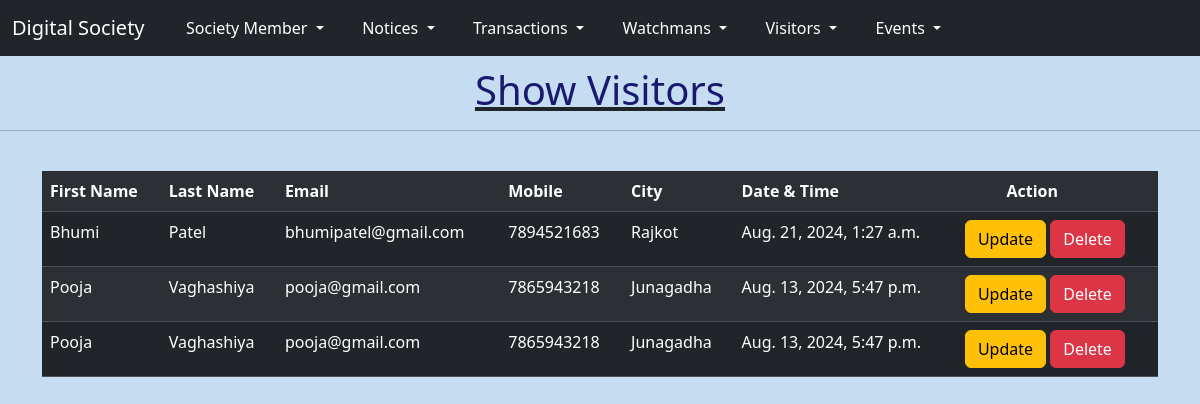
Page /showvisitors/ on the earlier database version.
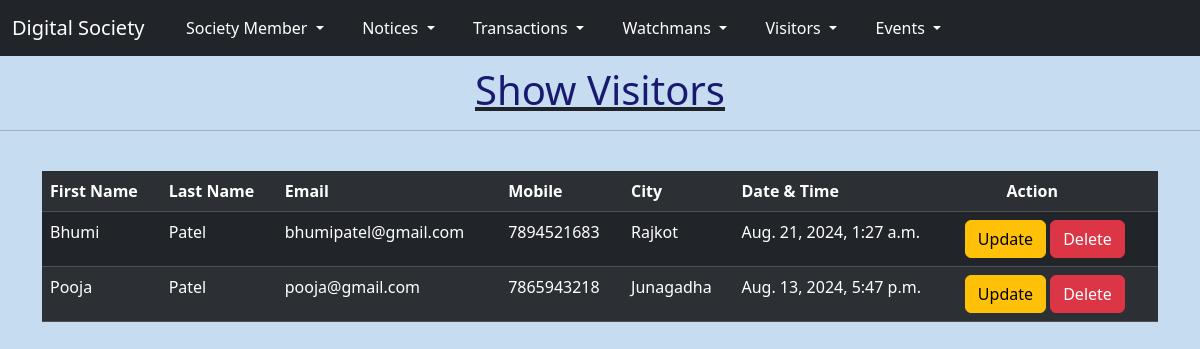
Same page on the later database version.
### myapp/models.py (models this page shows)
class Visitors(models.Model):
    firstname=models.CharField(max_length=20)
    lastname=models.CharField(max_length=20)
    email=models.EmailField()
    mobile=models.BigIntegerField()
    city=models.CharField(max_length=20)
    datetime=models.DateTimeField()

### myapp/views.py (the view)
# urls.py: path('showvisitors/',views.showvisitors,name='showVisitors'),
def showvisitors(request):
    allvisitors = Visitors.objects.all()
    return render(request,'showvisitors.html',{'allvisitors':allvisitors})

### myapp/templates/showvisitors.html (shortened to what this page needs)
<!DOCTYPE html>
<html lang="en">
    <head>
        <link
            href="https://cdn.jsdelivr.net/npm/bootstrap@5.3.3/dist/css/bootstrap.min.css"
            rel="stylesheet"
>
    </head>
    <body>
        <nav class="navbar navbar-expand-lg navbar-dark bg-dark">
            <div class="container-fluid">
                <a class="navbar-brand" href="#">Digital Society</a>
                <div class="collapse navbar-collapse"
                    id="navbarNavDarkDropdown">
                    <ul class="navbar-nav">
                        <li class="nav-item dropdown">
                            <button class="btn btn-dark dropdown-toggle"
                                data-bs-toggle="dropdown"
                                aria-expanded="false">Society Member
                            </button>
                        </li>
                    </ul>
                    <ul class="navbar-nav">
                        <li class="nav-item dropdown">
                            <button class="btn btn-dark dropdown-toggle"
                                data-bs-toggle="dropdown"
                                aria-expanded="false">Notices
                            </button>
                        </li>
                    </ul>
                    <ul class="navbar-nav">
                        <li class="nav-item dropdown">
                            <button class="btn btn-dark dropdown-toggle"
                                data-bs-toggle="dropdown"
                                aria-expanded="false">Transactions
                            </button>
                        </li>
                    </ul>
                    <ul class="navbar-nav">
                        <li class="nav-item dropdown">
                            <button class="btn btn-dark dropdown-toggle"
                                data-bs-toggle="dropdown"
                                aria-expanded="false">Watchmans
                            </button>
                        </li>
                    </ul>
                    <ul class="navbar-nav">
                        <li class="nav-item dropdown">
                            <button class="btn btn-dark dropdown-toggle"
                                data-bs-toggle="dropdown"
                                aria-expanded="false">Visitors
                            </button>
                        </li>
                    </ul>
                    <ul class="navbar-nav">
                        <li class="nav-item dropdown">
                            <button class="btn btn-dark dropdown-toggle"
                                data-bs-toggle="dropdown"
                                aria-expanded="false">Events
                            </button>
                        </li>
                    </ul>
                </div>
            </div>
        </nav>
        <center>
            <u><h1>Show Visitors</h1></u>
        </center>
        <hr><br>
        <div class="container">
            <table class="table table-dark table-striped">
                <tr>
                    <th>First Name</th>
                    <th>Last Name</th>
                    <th>Email</th>
                    <th>Mobile</th>
                    <th>City</th>
                    <th>Date & Time</th>
                    <th>&nbsp;&nbsp;&nbsp;&nbsp;&nbsp;&nbsp;&nbsp;&nbsp;&nbsp;&nbsp;Action</th>
                </tr>
                {% for i in allvisitors %}
                <tr>
                    <td>{{i.firstname}}</td>
                    <td>{{i.lastname}}</td>
                    <td>{{i.email}}</td>
                    <td>{{i.mobile}}</td>
                    <td>{{i.city}}</td>
                    <td>{{i.datetime}}</td>
                    <td><a class="btn btn-warning"
                            href="/updatevisitors/{{i.id}}">Update</a>
                        <a class="btn btn-danger"
                            href="/deletevisitors/{{i.id}}">Delete</a></td>
                </tr>
                {% endfor %}
            </table>
        </div>
    </body>
</html>

### myapp/templates/showvisitors.html (style rules this page uses)
body { background-color: rgb(198, 221, 241); }
h1 { color: midnightblue; margin-top: 10px; }

Differences in the rows shown:
removed Visitors: firstname "Pooja", lastname "Vaghashiya", email "pooja@gmail.com", mobile "7865943218", city "Junagadha", datetime "Aug. 13, 2024, 5:47 p.m."
changed Visitors "Pooja": lastname "Vaghashiya" → "Patel"
